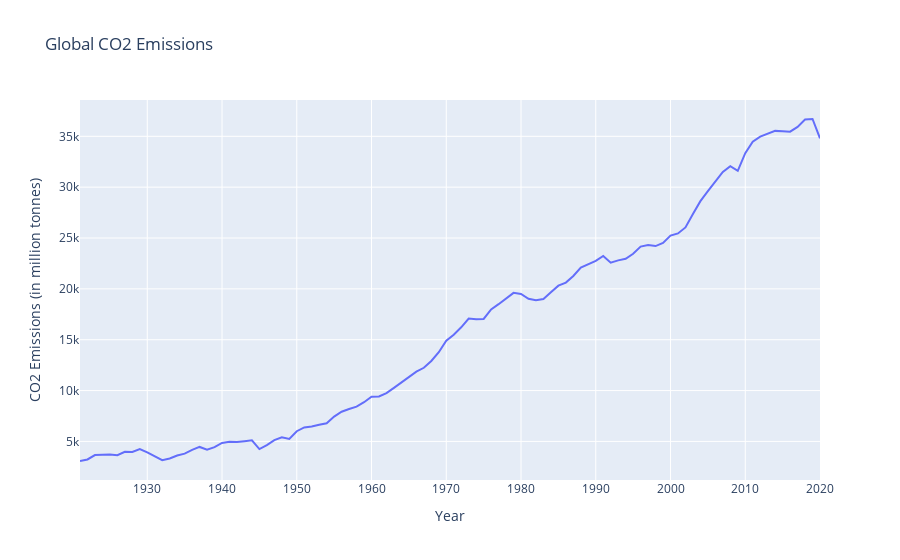

Here is the notebook cell this chart was saved with:
### Markdown cell above
### Global CO2 Emissions Trend

### Code cell
worlddf = df[df['country']=='World']
fig = go.Figure()

fig.add_traces(go.Scatter(x=worlddf['year'], y=worlddf['co2'], mode='lines', showlegend=False))

fig.update_layout(title='Global CO2 Emissions')
fig.update_xaxes(title='Year')
fig.update_yaxes(title='CO2 Emissions (in million tonnes)')
